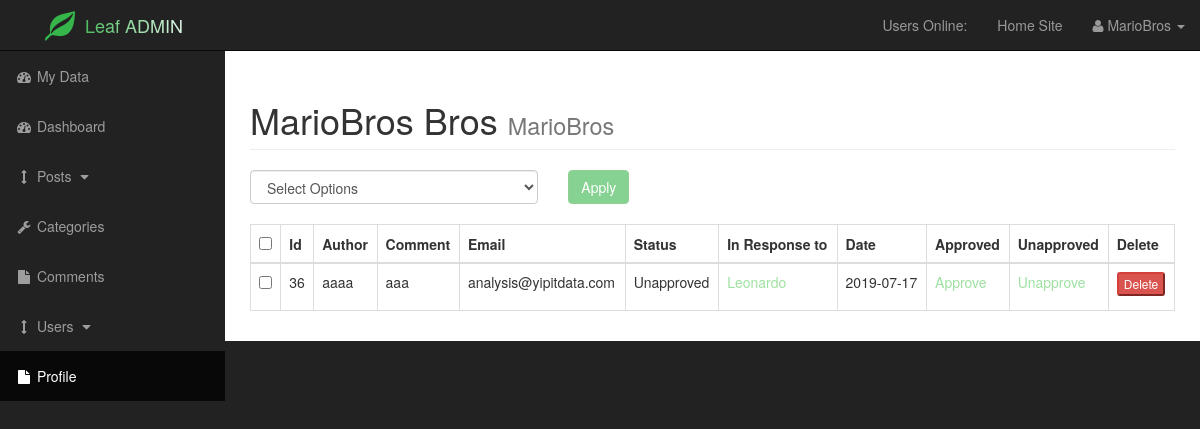
Before: /admin/comments.php (signed in) with the older database file.
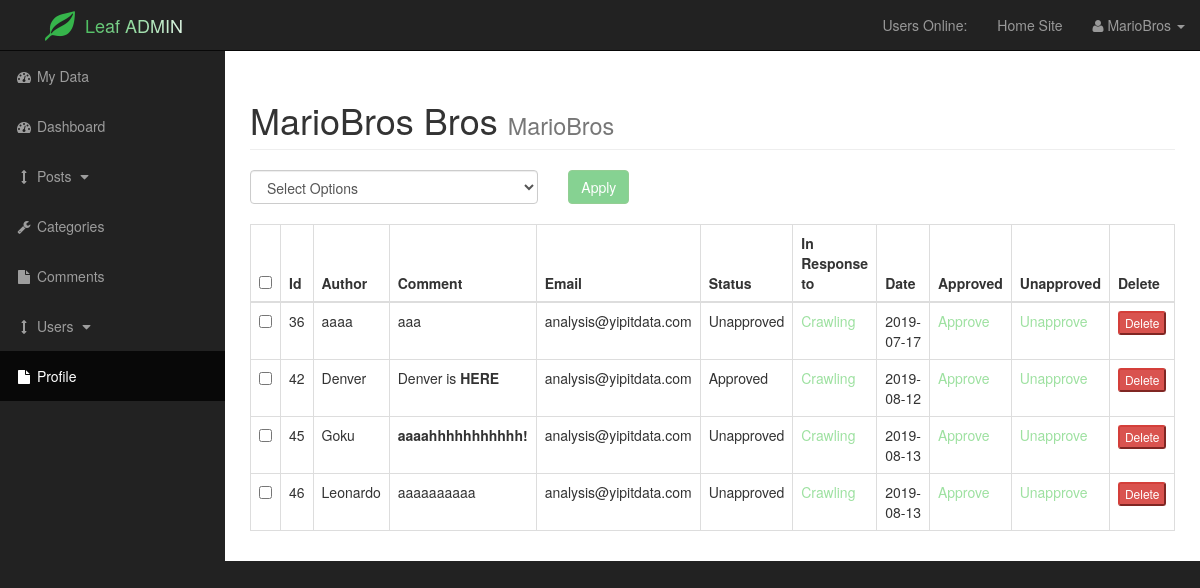
After: the same page with the newer database file.
### tables this page shows
CREATE TABLE `comments` (
  `comment_id` int(3) NOT NULL,
  `comment_post_id` int(3) NOT NULL,
  `comment_author` varchar(255) NOT NULL,
  `comment_email` varchar(255) NOT NULL,
  `comment_content` text NOT NULL,
  `comment_status` varchar(255) NOT NULL,
  `comment_date` date NOT NULL
);

CREATE TABLE `posts` (
  `post_id` int(3) NOT NULL,
  `post_category_id` int(3) NOT NULL,
  `user_id` int(11) NOT NULL,
  `post_title` varchar(255) NOT NULL,
  `post_user` varchar(255) NOT NULL,
  `post_date` date NOT NULL,
  `post_image` text NOT NULL,
  `post_content` text NOT NULL,
  `post_tags` varchar(255) NOT NULL,
  `post_comment_count` int(11) DEFAULT NULL,
  `post_status` varchar(255) NOT NULL DEFAULT 'draft',
  `post_views_count` int(11) NOT NULL,
  `post_likes` int(11) DEFAULT NULL
);

### admin/functions.php (called while the page is built, shortened)
<?php
function query($query) {
    global $connection;
    $result = mysqli_query($connection,$query);
    return $result;
}
function fetchRecords($result) {
    return mysqli_fetch_array($result);
}
function is_admin(){
    if(isLoggedIn()) {
        $result = query("SELECT user_role FROM users WHERE user_id = ".$_SESSION['user_id']. "");
        $row = fetchRecords($result);
        if ($row['user_role'] == 'Admin') {
            return true;
        } else {
            return false;
        }
    }
    return false;
}
function isLoggedIn() {
    return isset($_SESSION['user_role']);
}

### admin/includes/view_all_comments.php (the view, shortened to what this page needs)
<form action="" method="post">
    <table class="table table-bordered table-hover">
        <div class="row">
            <div id="bulkOptionsContainer" class="col-xs-4">
                <select class="form-control input-background" id="" name="bulk_options">
                    <option value="">Select Options</option>
                </select>
            </div>
            <div class="col-xs-4">
                <input type="submit" name="submit" class="btn btn-success submit-buttons" value="Apply">
            </div>
            <table class="table table-bordered table-hover tr-background">
                <thead>
                    <tr>
                        <th><input id="selectAllBoxes" type="checkbox"></th>
                        <th>Id</th>
                        <th>Author</th>
                        <th>Comment</th>
                        <th>Email</th>
                        <th>Status</th>
                        <th>In Response to</th>
                        <th>Date</th>
                        <th>Approved</th>
                        <th>Unapproved</th>
                        <th>Delete</th>
                    </tr>
                </thead>
                <tbody>
                    <?php
            $query_comments = query("SELECT * FROM comments");
                    while ($row = mysqli_fetch_assoc($query_comments)) {
                        $comment_id = $row['comment_id'];
                        $comment_post_id = stripcslashes($row['comment_post_id']);
                        $comment_author = stripcslashes($row['comment_author']);
                        $comment_email = $row['comment_email'];
                        $comment_content = stripcslashes($row['comment_content']);
                        $comment_status = $row['comment_status'];
                        $comment_date = stripcslashes($row['comment_date']);
                        echo "<tr>";
                    ?>
                        <td><input class="checkBoxes" type="checkbox" name='checkBoxArray[]' value='<?php echo $comment_id ?>'></td>
                        <?php
                        echo "<td>$comment_id</td>";
                        echo "<td>$comment_author</td>";
                        echo "<td>$comment_content</td>";
                        echo "<td>$comment_email</td>";
                        echo "<td>$comment_status</td>";
                        $result = query("SELECT * FROM posts WHERE post_id = $comment_post_id");
                        while ($row = mysqli_fetch_assoc($result)) {
                            $post_id = $row['post_id'];
                            $post_title = $row['post_title'];
                            echo "<td class='links-color'><a href='../post.php?p_id=$post_id'>$post_title</a></td>";
                        }
                        echo "<td>$comment_date</td>";
                        echo "<td class='links-color'><a href='comments.php?approve=$comment_id'>Approve</a></td>";
                        echo "<td class='links-color'><a href='comments.php?unapprove=$comment_id'>Unapprove</a></td>";
                        ?>
                        <form method="post">
                            <?php
                            echo "<td><input rel='$comment_id' class='btn-xs btn-danger del_link' type='submit' name='delete' value='Delete'></td>";
                            ?>
                        </form>
                        <?php
                        echo "</tr>";
                    }
                    ?>
                </tbody>
            </table>
        </table>
</form>

### admin/includes/admin_header.php (shortened to what this page needs)
<?php
include("../includes/db.php");
include("functions.php");
?>
<!DOCTYPE html>
<html lang="en">
<head>
    <link href="css/bootstrap.min.css" rel="stylesheet">
    <link href="css/sb-admin.css" rel="stylesheet">
    <link href="css/loader.css" rel="stylesheet">
    <link href="font-awesome/css/font-awesome.min.css" rel="stylesheet" type="text/css">
</head>
<body>

### admin/comments.php (shortened to what this page needs)
<?php
include("includes/admin_header.php");
?>
<div id="wrapper">
    <?php include("includes/admin_navigation.php") ?>
    <div id="page-wrapper">
        <div class="container-fluid">
            <div class="row">
                <div class="col-lg-12">
                    <h1 class="page-header">
                        <?php echo $_SESSION['user_firstname'] . " ";
                        echo $_SESSION['user_lastname']; ?>
                        <small><?php echo $_SESSION['username']; ?></small>
                    </h1>
                    <?php
                    if (isset($_GET['source'])) {
                        $source = $_GET['source'];
                    } else {
                        $source = '';
                    }
                    switch ($source) {
                        default;
                            include("includes/view_all_comments.php");
                            break;
                    }
                    ?>
                </div>
            </div>
        </div>
    </div>
<?php include("includes/admin_footer.php") ?>

### admin/includes/admin_navigation.php (shortened to what this page needs)
<nav class="navbar navbar-inverse navbar-fixed-top" role="navigation">
    <div class="navbar-header">
        <a href="/leaf-cms-php/admin"><span class="navbar-brand glyphicon glyphicon-leaf leaf-icon"></span></a>
        <a class="navbar-brand navbar-title" href="/leaf-cms-php/admin">Leaf ADMIN</a>
    </div>
    <ul class="nav navbar-right top-nav">
        <li><a class="navbar-subtitles" href="">Users Online: <span class="usersonline"></span></a></li>
        <li><a class="navbar-subtitles" href="../index.php">Home Site</a></li>
        <li class="dropdown">
            <a href="#" class="dropdown-toggle" data-toggle="dropdown"><i class="fa fa-user navbar-subtitles"></i>
                <?php
                    if (isset($_SESSION['username'])) {
                        echo $_SESSION['user_firstname'];
                    }
                ?>
                <b class="caret"></b></a>
        </li>
    </ul>
    <div class="collapse navbar-collapse navbar-ex1-collapse">
        <ul class="nav navbar-nav side-nav navbar-vertical">
            <li><a href="index.php"><i class="fa fa-fw fa-dashboard"></i> My Data</a></li>
            <?php if(is_admin()): ?>
            <li><a href="dashboard.php"><i class="fa fa-fw fa-dashboard"></i> Dashboard</a></li>
            <?php endif ?>
            <li>
                <a href="javascript:;" data-toggle="collapse" data-target="#posts_dropdown"><i class="fa fa-fw fa-arrows-v "></i> Posts <i class="fa fa-fw fa-caret-down"></i></a>
            </li>
            <li><a href="categories.php"><i class="fa fa-fw fa-wrench"></i> Categories</a></li>
            <li class=""><a href="comments.php"><i class="fa fa-fw fa-file"></i> Comments</a></li>
            <?php if(is_admin()): ?>
            <li>
                <a href="javascript:;" data-toggle="collapse" data-target="#demo"><i class="fa fa-fw fa-arrows-v"></i> Users <i class="fa fa-fw fa-caret-down"></i></a>
            </li>
            <?php endif ?>
            <li class="active"><a href="profile.php"><i class="fa fa-fw fa-file"></i> Profile</a></li>
        </ul>
    </div>
</nav>

### admin/includes/admin_footer.php (shortened to what this page needs)
</div>
</body>
</html>

### admin/css/sb-admin.css (style rules this page uses)
body { margin-top: 100px; background-color: #222; }
@media (min-width:768px) { body { margin-top: 50px; } }
#wrapper { padding-left: 0; }
#page-wrapper { width: 100%; padding: 0; background-color: #fff; }
@media (min-width:768px) { #wrapper { padding-left: 225px; } }
@media (min-width:768px) { #page-wrapper { padding: 10px; } }
.top-nav { padding: 0 15px; }
.top-nav>li { display: inline-block; float: left; }
.top-nav>li>a { padding-top: 15px; padding-bottom: 15px; line-height: 20px; color: #999; }
@media (min-width:768px) { .side-nav { position: fixed; top: 51px; left: 225px; width: 225px; margin-left: -225px; border: none; border-radius: 0; overflow-y: auto; background-color: #222; } }
@media (min-width:768px) { .side-nav>li>a { width: 225px; } }

### admin/css/loader.css (style rules this page uses)
.leaf-icon { color: RGB(54, 181, 75) !important; margin-right: -20px; margin-left: 30px; font-size: 30px !important; }
.navbar-title, .navbar-subtitles:hover, .navbar-subtitles>li>a:hover, .navbar-subtitles b:hover { background: linear-gradient(TO RIGHT, RGB(54, 181, 75), RGB(244, 255, 248))!important; -webkit-background-clip: text !important; -webkit-text-fill-color: transparent !important; transition: 0.5s; }
.links-color a { text-decoration: none !important; color: RGB(158, 225, 161) !important; }
.submit-buttons { background-color: RGB(54, 181, 75) !important; opacity: 0.6 !important; transition: 0.5s; border-color: none !immportant; }

Changed rows visible on the page:
changed posts: post_title "Leonardo" → "Crawling"
added comments: comment_id "42", comment_author "Denver", comment_content "Denver is HERE", comment_email "analysis@yipitdata.com", comment_status "Approved", comment_date "2019-08-12", posts (post_title "Crawling")
added comments: comment_id "45", comment_author "Goku", comment_content "aaaahhhhhhhhhhh!", comment_email "analysis@yipitdata.com", comment_status "Unapproved", comment_date "2019-08-13", posts (post_title "Crawling")
added comments: comment_id "46", comment_author "Leonardo", comment_content "aaaaaaaaaa", comment_email "analysis@yipitdata.com", comment_status "Unapproved", comment_date "2019-08-13", posts (post_title "Crawling")
